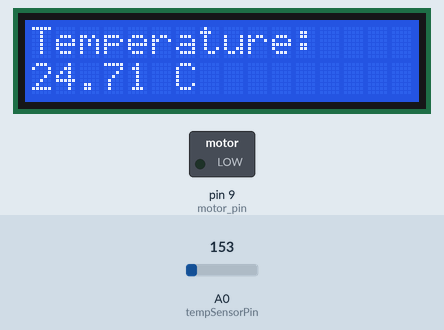
A sketch run on a simulated Arduino Uno, built with avr-gcc and run on an emulated ATmega328P. Shown: 16×2 character LCD, switched loads named in the sketch (green lamp = pin HIGH). The test bench sets the inputs (shaded band); at power-on: A0 (tempSensorPin) = 153. What the sketch prints to the serial monitor is not drawn.

Above: at 1.6 s.
2.8 s: A0 (tempSensorPin) set to 165
At 3.4 s:
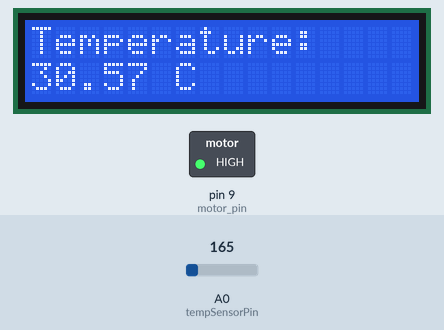
6.5 s: A0 (tempSensorPin) set to 175
At 7.9 s:
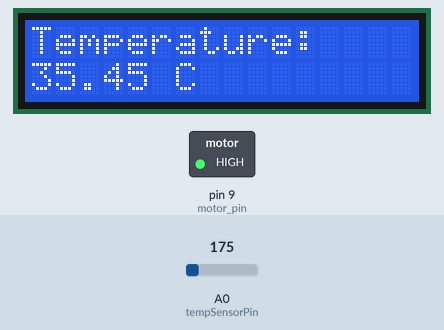
9.5 s: A0 (tempSensorPin) set to 191
At 11.0 s:
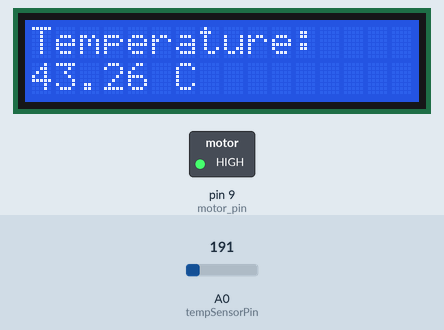
Timing chart, 0 to 12.5 s (numbered marks = the images above; inputs shaded):
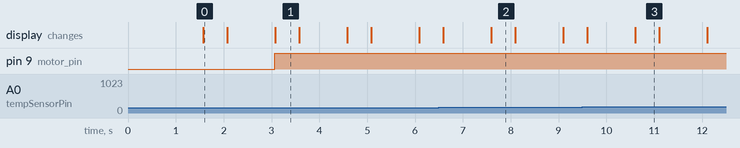

Measured:
- after the input at 2.8 s, the display: changes after 0.28 s (image 1)
- after the input at 6.5 s, the display: first differs from a run without the input after 1.1 s (image 2)
- after the input at 9.5 s, the display: first differs from a run without the input after 1.1 s (image 3)
- what the display in image 0 shows lasts 0.5 s, from 1.6 s to 2.1 s

The sketch:

SMART_FAN.ino
```cpp
#include <LiquidCrystal.h>
//tmp36
//Flat side out : 1 pin -> 5v, 2 pin -> AO, 3 -> GND

const int tempSensorPin = A0;
const float TO_HIGH = 23.00;
const int motor_pin = 9;

const int rs = 12, en = 11, d4 = 5, d5 = 4, d6 = 3, d7 = 2;
LiquidCrystal lcd(rs, en, d4, d5, d6, d7);


void setup() {
  pinMode(motor_pin, OUTPUT);
  //LCD
  lcd.begin(16, 2);
  lcd.print("  Thermometer");
  delay(1500);
  lcd.clear();

  Serial.begin(9600);
}

void motorGo(int pin){
  digitalWrite(motor_pin, HIGH);
}

void motorStop(int pin){
  digitalWrite(motor_pin, LOW);
}


void loop() {
  int sensorValue = analogRead(tempSensorPin);
  float millivolts = (sensorValue / 1024.0) * 5000; // Convert the analog reading to millivolts
  float temperatureC = (millivolts - 500) / 10; // Convert millivolts to Celsius

  Serial.print("Temperature: ");
  Serial.print(temperatureC);
  Serial.println("°C");

  lcd.print("Temperature: ");
  lcd.setCursor(0, 1);
  lcd.print(temperatureC);
  lcd.print(" C");
  delay(500);
  lcd.clear();

  delay(1000);
  if(temperatureC >= TO_HIGH) {

    motorGo(motor_pin);

  }
  else {

   motorStop(motor_pin);
  }
}
```
